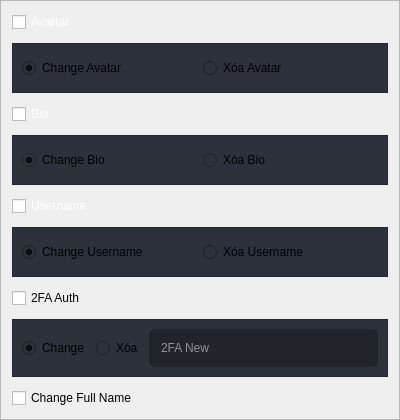
                            <widget class="QFrame" name="frame_37">
                             <property name="minimumSize">
                              <size>
                               <width>400</width>
                               <height>250</height>
                              </size>
                             </property>
                             <property name="maximumSize">
                              <size>
                               <width>400</width>
                               <height>16777215</height>
                              </size>
                             </property>
                             <property name="styleSheet">
                              <string notr="true">
#frame_37{
background-color: rgb(52, 59, 72);
border: 2px solid rgb(64, 71, 88);
}
</string>
                             </property>
                             <property name="frameShape">
                              <enum>QFrame::StyledPanel</enum>
                             </property>
                             <property name="frameShadow">
                              <enum>QFrame::Raised</enum>
                             </property>
                             <layout class="QVBoxLayout" name="verticalLayout_32">
                              <property name="spacing">
                               <number>11</number>
                              </property>
                              <property name="leftMargin">
                               <number>11</number>
                              </property>
                              <property name="topMargin">
                               <number>11</number>
                              </property>
                              <property name="rightMargin">
                               <number>11</number>
                              </property>
                              <property name="bottomMargin">
                               <number>11</number>
                              </property>
                              <item>
                               <widget class="QCheckBox" name="checkBox_7">
                                <property name="styleSheet">
                                 <string notr="true">font: 10pt &quot;Alata&quot;;
color: rgb(255, 255, 255);
</string>
                                </property>
                                <property name="text">
                                 <string>Avartar</string>
                                </property>
                               </widget>
                              </item>
                              <item>
                               <widget class="QFrame" name="frame_36">
                                <property name="minimumSize">
                                 <size>
                                  <width>0</width>
                                  <height>50</height>
                                 </size>
                                </property>
                                <property name="maximumSize">
                                 <size>
                                  <width>16777215</width>
                                  <height>50</height>
                                 </size>
                                </property>
                                <property name="styleSheet">
                                 <string notr="true">background-color: rgb(44, 49, 60);</string>
                                </property>
                                <property name="frameShape">
                                 <enum>QFrame::StyledPanel</enum>
                                </property>
                                <property name="frameShadow">
                                 <enum>QFrame::Raised</enum>
                                </property>
                                <layout class="QHBoxLayout" name="horizontalLayout_37">
                                 <property name="spacing">
                                  <number>7</number>
                                 </property>
                                 <property name="topMargin">
                                  <number>11</number>
                                 </property>
                                 <property name="rightMargin">
                                  <number>11</number>
                                 </property>
                                 <property name="bottomMargin">
                                  <number>11</number>
                                 </property>
                                 <item>
                                  <widget class="QRadioButton" name="radioButton_6">
                                   <property name="text">
                                    <string>Change Avatar</string>
                                   </property>
                                   <property name="checked">
                                    <bool>true</bool>
                                   </property>
                                  </widget>
                                 </item>
                                 <item>
                                  <widget class="QRadioButton" name="radioButton_3">
                                   <property name="text">
                                    <string>Xóa Avatar</string>
                                   </property>
                                  </widget>
                                 </item>
                                </layout>
                               </widget>
                              </item>
                              <item>
                               <widget class="QCheckBox" name="checkBox_11">
                                <property name="styleSheet">
                                 <string notr="true">font: 10pt &quot;Alata&quot;;
color: rgb(255, 255, 255);
</string>
                                </property>
                                <property name="text">
                                 <string>Bio</string>
                                </property>
                               </widget>
                              </item>
                              <item>
                               <widget class="QFrame" name="frame_40">
                                <property name="minimumSize">
                                 <size>
                                  <width>0</width>
                                  <height>50</height>
                                 </size>
                                </property>
                                <property name="maximumSize">
                                 <size>
                                  <width>16777215</width>
                                  <height>50</height>
                                 </size>
                                </property>
                                <property name="styleSheet">
                                 <string notr="true">background-color: rgb(44, 49, 60);</string>
                                </property>
                                <property name="frameShape">
                                 <enum>QFrame::StyledPanel</enum>
                                </property>
                                <property name="frameShadow">
                                 <enum>QFrame::Raised</enum>
                                </property>
                                <layout class="QHBoxLayout" name="horizontalLayout_39">
                                 <property name="spacing">
                                  <number>7</number>
                                 </property>
                                 <property name="topMargin">
                                  <number>11</number>
                                 </property>
                                 <property name="rightMargin">
                                  <number>11</number>
                                 </property>
                                 <property name="bottomMargin">
                                  <number>11</number>
                                 </property>
                                 <item>
                                  <widget class="QRadioButton" name="radioButton_10">
                                   <property name="text">
                                    <string>Change Bio</string>
                                   </property>
                                   <property name="checked">
                                    <bool>true</bool>
                                   </property>
                                  </widget>
                                 </item>
                                 <item>
                                  <widget class="QRadioButton" name="radioButton_9">
                                   <property name="text">
                                    <string>Xóa Bio</string>
                                   </property>
                                  </widget>
                                 </item>
                                </layout>
                               </widget>
                              </item>
                              <item>
                               <widget class="QCheckBox" name="checkBox_15">
                                <property name="styleSheet">
                                 <string notr="true">font: 10pt &quot;Alata&quot;;
color: rgb(255, 255, 255);
</string>
                                </property>
                                <property name="text">
                                 <string>Username</string>
                                </property>
                               </widget>
                              </item>
                              <item>
                               <widget class="QFrame" name="frame_48">
                                <property name="minimumSize">
                                 <size>
                                  <width>0</width>
                                  <height>50</height>
                                 </size>
                                </property>
                                <property name="maximumSize">
                                 <size>
                                  <width>16777215</width>
                                  <height>50</height>
                                 </size>
                                </property>
                                <property name="styleSheet">
                                 <string notr="true">background-color: rgb(44, 49, 60);</string>
                                </property>
                                <property name="frameShape">
                                 <enum>QFrame::StyledPanel</enum>
                                </property>
                                <property name="frameShadow">
                                 <enum>QFrame::Raised</enum>
                                </property>
                                <layout class="QHBoxLayout" name="horizontalLayout_36">
                                 <property name="spacing">
                                  <number>7</number>
                                 </property>
                                 <property name="topMargin">
                                  <number>11</number>
                                 </property>
                                 <property name="rightMargin">
                                  <number>11</number>
                                 </property>
                                 <property name="bottomMargin">
                                  <number>11</number>
                                 </property>
                                 <item>
                                  <widget class="QRadioButton" name="radioButton_18">
                                   <property name="text">
                                    <string>Change Username</string>
                                   </property>
                                   <property name="checked">
                                    <bool>true</bool>
                                   </property>
                                  </widget>
                                 </item>
                                 <item>
                                  <widget class="QRadioButton" name="radioButton_17">
                                   <property name="text">
                                    <string>Xóa Username</string>
                                   </property>
                                  </widget>
                                 </item>
                                </layout>
                               </widget>
                              </item>
                              <item>
                               <widget class="QCheckBox" name="checkBox_6">
                                <property name="text">
                                 <string>2FA Auth</string>
                                </property>
                               </widget>
                              </item>
                              <item alignment="Qt::AlignTop">
                               <widget class="QFrame" name="frame_38">
                                <property name="minimumSize">
                                 <size>
                                  <width>0</width>
                                  <height>50</height>
                                 </size>
                                </property>
                                <property name="styleSheet">
                                 <string notr="true">background-color: rgb(44, 49, 60);</string>
                                </property>
                                <property name="frameShape">
                                 <enum>QFrame::StyledPanel</enum>
                                </property>
                                <property name="frameShadow">
                                 <enum>QFrame::Raised</enum>
                                </property>
                                <layout class="QHBoxLayout" name="horizontalLayout_3">
                                 <item>
                                  <widget class="QRadioButton" name="radioButton_8">
                                   <property name="text">
                                    <string>Change</string>
                                   </property>
                                   <property name="checked">
                                    <bool>true</bool>
                                   </property>
                                  </widget>
                                 </item>
                                 <item>
                                  <widget class="QRadioButton" name="radioButton_7">
                                   <property name="text">
                                    <string>Xóa</string>
                                   </property>
                                  </widget>
                                 </item>
                                 <item>
                                  <widget class="QLineEdit" name="lineEdit_12">
                                   <property name="minimumSize">
                                    <size>
                                     <width>0</width>
                                     <height>38</height>
                                    </size>
                                   </property>
                                   <property name="styleSheet">
                                    <string notr="true">
QLineEdit {
background-color: rgb(33, 37, 43);
color: rgb(255, 255, 255);
	border-radius: 5px;

	padding-left: 10px;
}
QLineEdit:hover {
	border: 2px solid rgb(64, 71, 88);
}
QLineEdit:focus {
	border: 2px solid rgb(91, 101, 124);
}</string>
                                   </property>
                                   <property name="placeholderText">
                                    <string>2FA New</string>
                                   </property>
                                  </widget>
                                 </item>
                                </layout>
                               </widget>
                              </item>
                              <item>
                               <widget class="QCheckBox" name="checkBox_9">
                                <property name="text">
                                 <string>Change Full Name</string>
                                </property>
                               </widget>
                              </item>
                             </layout>
                            </widget>
